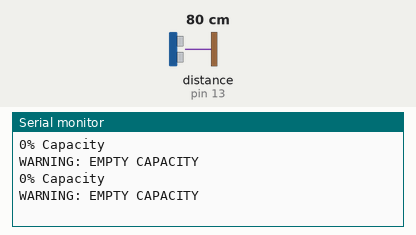
A sketch run on a simulated Arduino Uno, built with avr-gcc and run on an emulated ATmega328P. Shown: the last lines printed to the serial monitor. Wiring (inferred from the names in the program): ultrasonic range finder: trigger pin 12; echo pin 13. Inputs (shaded band) come from the test bench; at power-on: distance to the obstacle (sensor on pin 13) 80 cm. The echo pulse lasts 58.3 µs per cm.

Above: at 2.8 s.
2.9 s: distance to the obstacle (sensor on pin 13) set to 2 cm
At 5.2 s:
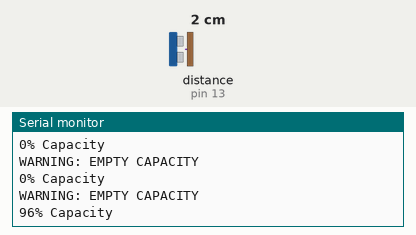
5.6 s: distance to the obstacle (sensor on pin 13) set to 4 cm
At 7.0 s:
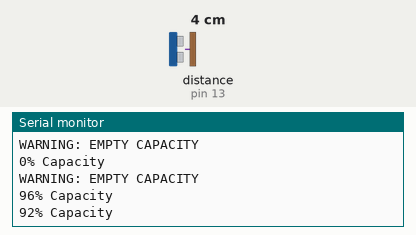
Timing chart, 0 to 8.6 s (numbered marks = the images above; inputs shaded):
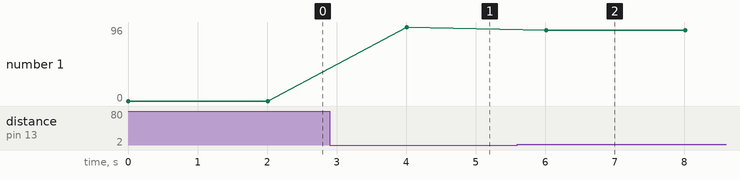

The sketch:

springhackathon2019.ino
```cpp
#define trigPin 12
#define echoPin 13
void setup()
{
  Serial.begin (9600);
  pinMode(trigPin, OUTPUT);
  pinMode(echoPin, INPUT);
}

void loop()
{
  float distance, duration;
  const float total = 47.0;
  int capacity;
  digitalWrite(trigPin, LOW);
  delayMicroseconds(5);
  digitalWrite(trigPin, HIGH);
  delayMicroseconds(10);
  digitalWrite(trigPin, LOW);
  duration = pulseIn(echoPin, HIGH);
  distance = (duration/2) / 29.5;
  // Serial.print(distance);
  // Serial.println(" cm");
  capacity = ((total - distance) / total) * 100;
  if (capacity <= 0) // If truckload is empty
  {
    capacity = 0;
    Serial.print(capacity);
    Serial.println("% Capacity");
    Serial.println("WARNING: EMPTY CAPACITY");
  }
  else if (capacity == 100) // If truckload is full
  {
    Serial.print(capacity);
    Serial.println("% Capacity");
    Serial.println("WARNING: AT CAPACITY");
  }
  else if (capacity > 100) // If truckload has an overflow
  {
    Serial.print(capacity);
    Serial.println("% Capacity");
    Serial.println("WARNING: CAPACITY OVERFLOW");
  }
  else // Everything else about truckload capacity
  {
    Serial.print(capacity);
    Serial.println("% Capacity");
  }
  delay(2000);
}
```

Measured:
- after the input at 2.9 s, the serial monitor: prints a new line after 1.1 s (image 1)
- after the input at 5.6 s, the serial monitor: prints a new line after 0.41 s (image 2)
- plotted number 1: 0 → 96 after the input at 2.9 s, 96 → 92 after the input at 5.6 s
